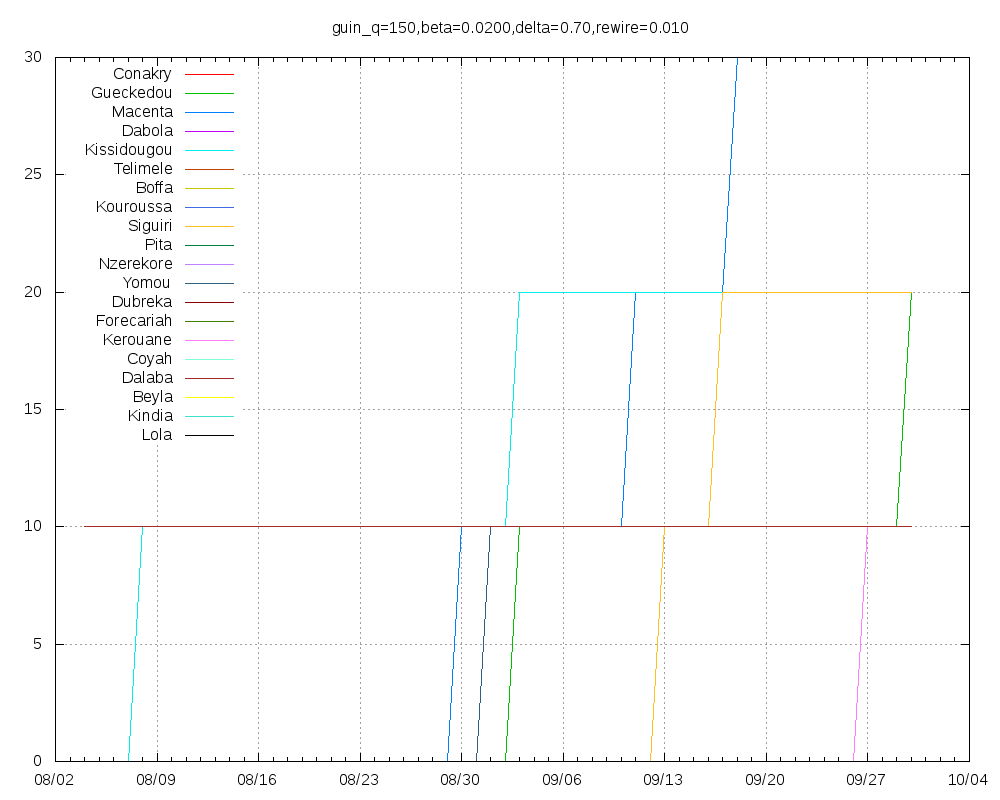

This figure's gnuplot source:
set title "guin_q=150,beta=0.0200,delta=0.70,rewire=0.010"
set key top left
set grid
set xdata time
set timefmt "%Y-%m-%d"
set terminal png size 1000,800
set output "guin_q=150,beta=0.0200,delta=0.70,rewire=0.010.png"
plot "Conakry.tab" using 1:2 title "Conakry" with lines,"Gueckedou.tab" using 1:2 title "Gueckedou" with lines,"Macenta.tab" using 1:2 title "Macenta" with lines,"Dabola.tab" using 1:2 title "Dabola" with lines,"Kissidougou.tab" using 1:2 title "Kissidougou" with lines,"Telimele.tab" using 1:2 title "Telimele" with lines,"Boffa.tab" using 1:2 title "Boffa" with lines,"Kouroussa.tab" using 1:2 title "Kouroussa" with lines,"Siguiri.tab" using 1:2 title "Siguiri" with lines,"Pita.tab" using 1:2 title "Pita" with lines,"Nzerekore.tab" using 1:2 title "Nzerekore" with lines,"Yomou.tab" using 1:2 title "Yomou" with lines,"Dubreka.tab" using 1:2 title "Dubreka" with lines,"Forecariah.tab" using 1:2 title "Forecariah" with lines,"Kerouane.tab" using 1:2 title "Kerouane" with lines,"Coyah.tab" using 1:2 title "Coyah" with lines,"Dalaba.tab" using 1:2 title "Dalaba" with lines,"Beyla.tab" using 1:2 title "Beyla" with lines,"Kindia.tab" using 1:2 title "Kindia" with lines,"Lola.tab" using 1:2 title "Lola" with lines
